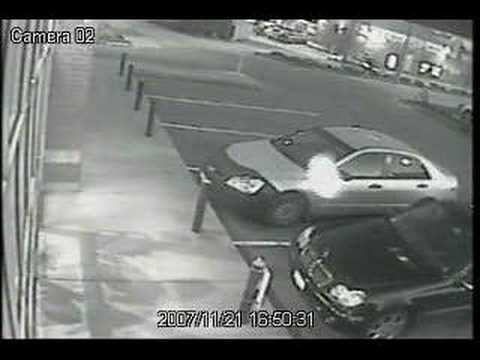
#> input picture Arshad/DIP/HW1/images/5.jpg, 480 x 360 px, found by its file name
$ jupyter execute 6-5.ipynb
#> lines starting #> are read from the running program, lines starting #| are printed output that depends on the picture
### Arshad/DIP/HW1/code/utils.py
from copy import deepcopy
import cv2
import numpy as np


def equalize_image(image):
    image = to_uint8(deepcopy(image))
    if len(image.shape) == 2:
        return cv2.equalizeHist(image)
    if len(image.shape) == 3:
        new_image = np.zeros_like(image)
        for k in range(image.shape[2]):
            new_image[..., k] = cv2.equalizeHist(image[..., k])
        return new_image
    raise

# [8 lines left out: function regional_equalization, not called in this run]

def log_transform(image, c=1):
    image = image.astype(float)
    return c * np.log(1 + image)

def power_transform(image, power, c=1):
    image = image.astype(float)
    return c * image**power

def nemai_transform(image, base=np.e, c=1):
    image = image.astype(float)
    return base ** (c*image)

def root_transform(image, root, c=1):
    image = image.astype(float)
    return power_transform(image, 1.0/root, c)

# [4 lines left out: function negative, not called in this run]

def histogram(img):
    img = to_uint8(img)
    a = [0 for x in range(256)]
    for x in range(256):
        a[x] = np.count_nonzero(img == x)
    return a

def to_uint8(image):
    return ((image - image.min()) / (image.max() - image.min()) * 255).astype('uint8')

# [21 lines left out: functions stretch_contrast, stretch_slice, not called in this run]

def linear_transform(image, a, b):
    return image.astype(float)*a + b

# [6 lines left out: function get_linear_parameters, not called in this run]

### Arshad/DIP/HW1/code/6-5.ipynb
[cell 1]
import matplotlib as mpl
import matplotlib.pyplot as plt
import numpy as np
from utils import *
import os

[cell 2]
# from google.colab import drive
# drive.mount('/content/drive')

[cell 3]
mpl.rcParams['figure.figsize'] = (10, 10)
mpl.rc('image', cmap='gray')

HW_path = '/Users/parsa/Daneshgah/Arshad/2/DIP/HomeWorks/HW1-1400-2/'
images_path = os.path.join(HW_path, 'images')
results_path = os.path.join(HW_path, 'results')

[cell 4]
image = plt.imread(os.path.join(images_path, '5.jpg'))
#> image is the input picture: shape (360, 480, 3); mean R, G, B 112.5, 115.4, 112.8
print(np.all(image[..., 0] == image[..., 1]), np.all(image[..., 2] == image[..., 1]))
#| False False
image = image[..., 2]
#> image: shape (360, 480)
image.shape
#> Out = (360, 480)

[cell 5]
image_histogram = histogram(image)
#> after the loop in histogram, `for x in range(256):`: a = 256 values, max 16913 at index 0, min 6 at index 254, mean 675
#> image_histogram has the same summary as a in histogram
plt.plot(image_histogram)
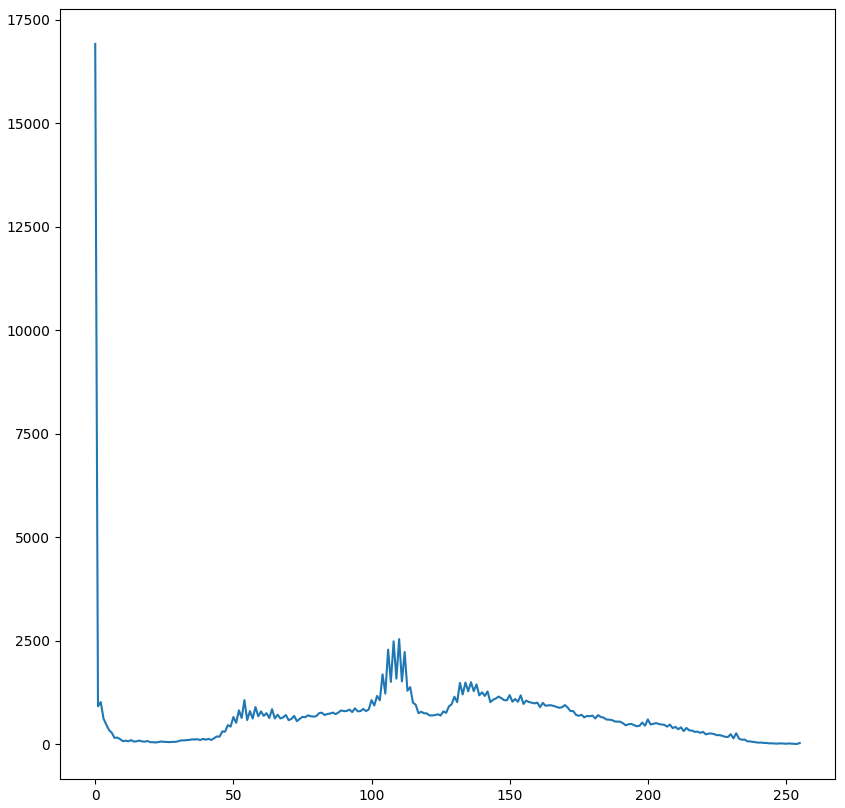
#> figure drawn by matplotlib, 1 panel; curve peaks at x = 0, y = 16913

[cell 6]
equalized_image = equalize_image(image)
#> in equalize_image, `return cv2.equalizeHist(image)`:
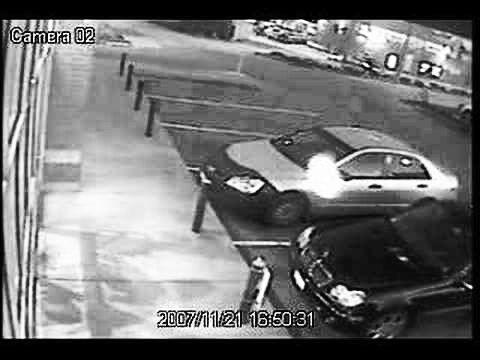
#> returned value: shape (360, 480); min 0, max 255, mean 115.7
equalized_image_historgram = histogram(equalized_image)
#> equalized_image_historgram = 256 values, max 16913 at index 0, min 0 at index 2, mean 675

powered_image = power_transform(image, 2)
#> in power_transform, `return c * image**power`:
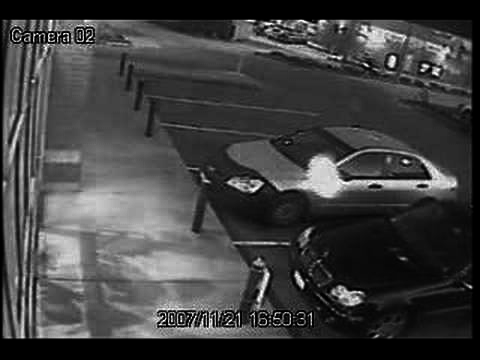
#> returned value: shape (360, 480) float64; min 0, max 65025, mean 16406.6; drawn with min black and max white
powered_image_historgram = histogram(powered_image)
#> powered_image_historgram = 256 values, max 21467 at index 0, min 0 at index 78, mean 675

equalized_power_image = equalize_image(image)
equalized_power_image_historgram = histogram(equalized_power_image)
#> equalized_power_image_historgram has the same summary as equalized_image_historgram


fig, axes = plt.subplots(3,2, figsize=(15,15))

axes[0][0].imshow(image)
axes[1][0].imshow(equalized_image)
axes[2][0].imshow(powered_image)

axes[0][0].set_title('image')
axes[1][0].set_title('equalized_image')
axes[2][0].set_title('powered_image')

axes[0][1].plot(image_histogram)
axes[1][1].plot(equalized_image_historgram)
axes[2][1].plot(powered_image_historgram)
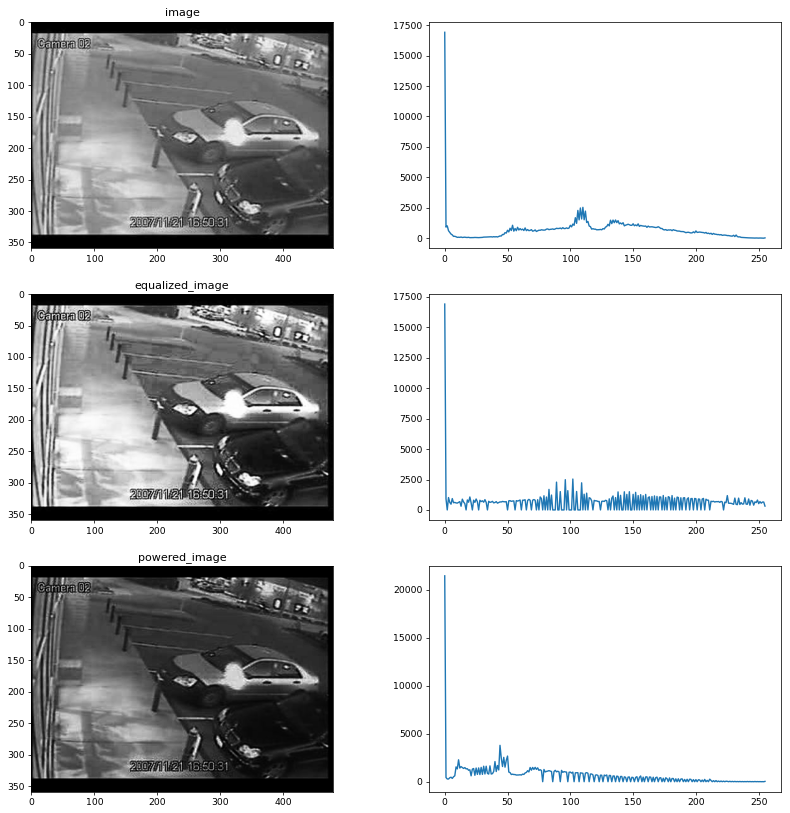
#> figure drawn by matplotlib, 6 panels; panel 2: curve peaks at x = 0, y = 16913; panel 4: curve peaks at x = 0, y = 16913; panel 6: curve peaks at x = 0, y = 21467

$ run again, with Arshad/DIP/HW1/images/1.jpg copied over Arshad/DIP/HW1/images/5.jpg
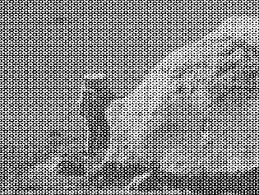
#> input picture Arshad/DIP/HW1/images/1.jpg, 259 x 195 px, found by its file name
#> image is the input picture: shape (195, 259, 3); min 0, max 255, mean 135.1
#| True True
#> after the loop in histogram, `for x in range(256):`: a = 256 values, max 2653 at index 0, min 84 at index 32, mean 197.3
#> image_histogram has the same summary as a in histogram
#> `[cell 5] image_histogram = histogram(image) plt.plot(image_histogram)`:
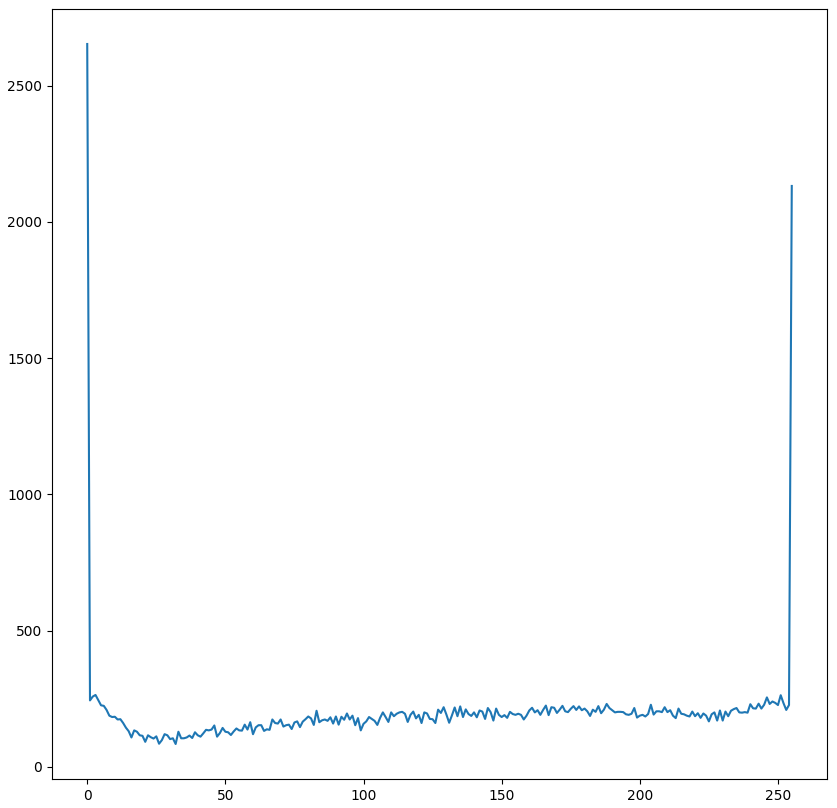
#> figure drawn by matplotlib, 1 panel; curve peaks at x = 0, y = 2653
#> equalized_image_historgram = 256 values, max 2653 at index 0, min 0 at index 2, mean 197.3
#> in power_transform, `return c * image**power`:
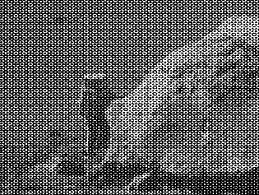
#> returned value: shape (195, 259) float64; min 0, max 65025, mean 24587; drawn with min black and max white
#> powered_image_historgram = 256 values, max 5663 at index 0, min 0 at index 78, mean 197.3
#> equalized_power_image_historgram has the same summary as equalized_image_historgram

$ run again, with Arshad/DIP/HW1/images/10.jpg copied over Arshad/DIP/HW1/images/5.jpg
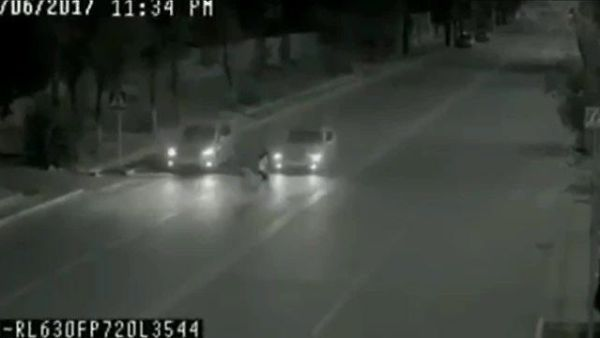
#> input picture Arshad/DIP/HW1/images/10.jpg, 600 x 338 px, found by its file name
#> image is the input picture: shape (338, 600, 3); mean R, G, B 59, 64.4, 58.2
#| False False
#> after the loop in histogram, `for x in range(256):`: a = 256 values, max 8861 at index 67, min 0 at index 63, mean 792.2
#> image_histogram has the same summary as a in histogram
#> in equalize_image, `return cv2.equalizeHist(image)`:
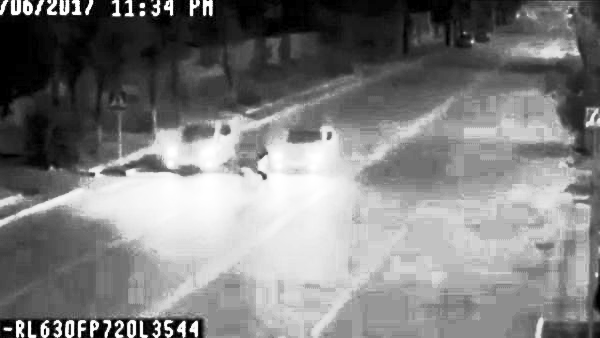
#> returned value: shape (338, 600); min 0, max 255, mean 126.9
#> equalized_image_historgram = 256 values, max 8861 at index 142, min 0 at index 1, mean 792.2
#> in power_transform, `return c * image**power`:
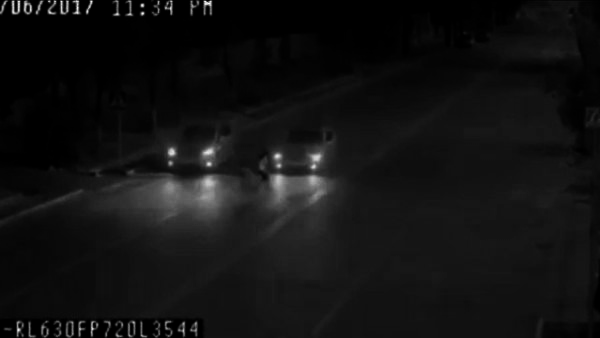
#> returned value: shape (338, 600) float64; min 0, max 63001, mean 4435.4; drawn with min black and max white
#> powered_image_historgram = 256 values, max 26358 at index 0, min 0 at index 76, mean 792.2
#> equalized_power_image_historgram has the same summary as equalized_image_historgram

$ run again, with Arshad/DIP/HW1/images/11.jpg copied over Arshad/DIP/HW1/images/5.jpg
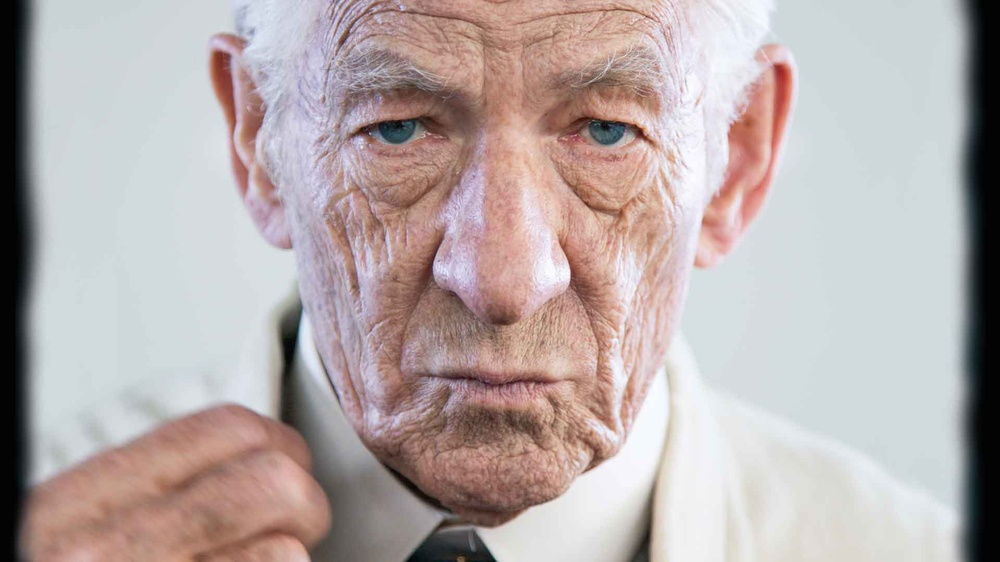
#> input picture Arshad/DIP/HW1/images/11.jpg, 1000 x 562 px, shrunk from 1920 x 1080 before the run, found by its file name
#> image is the input picture: shape (562, 1000, 3); mean R, G, B 182.8, 171.3, 170.3
#| False False
#> `image = image[..., 2]`:
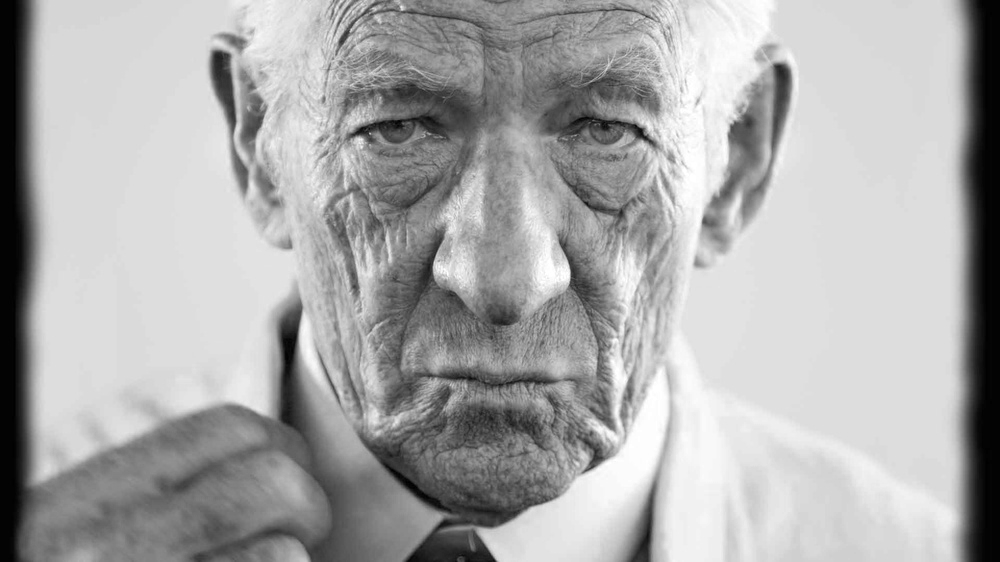
#> image: shape (562, 1000); min 0, max 255, mean 170.3
#> after the loop in histogram, `for x in range(256):`: a = 256 values, max 64307 at index 221, min 87 at index 0, mean 2195.3
#> image_histogram has the same summary as a in histogram
#> equalized_image_historgram = 256 values, max 64307 at index 208, min 0 at index 2, mean 2195.3
#> in power_transform, `return c * image**power`:
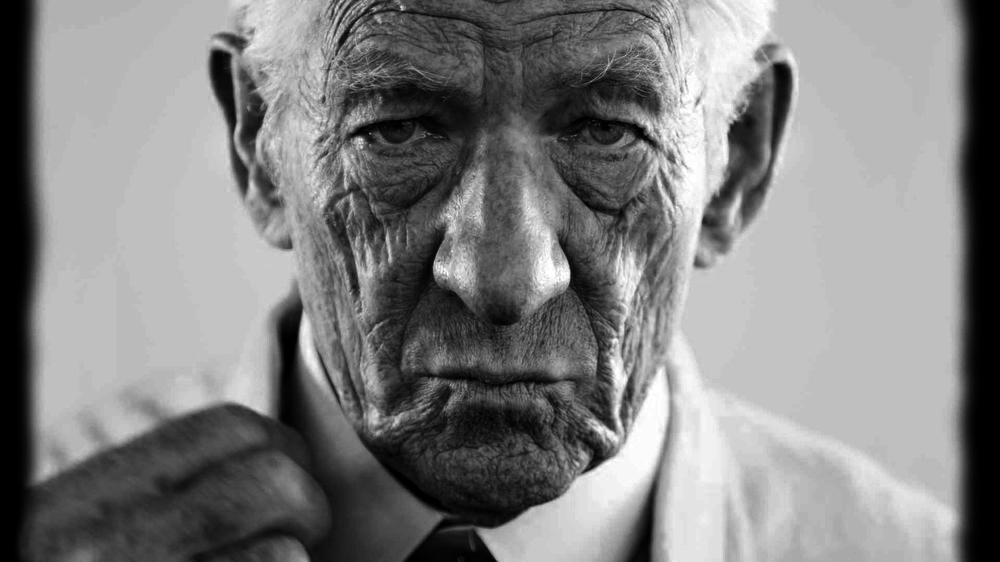
#> returned value: shape (562, 1000) float64; min 0, max 65025, mean 33075; drawn with min black and max white
#> powered_image_historgram = 256 values, max 64307 at index 191, min 0 at index 78, mean 2195.3
#> equalized_power_image_historgram has the same summary as equalized_image_historgram
